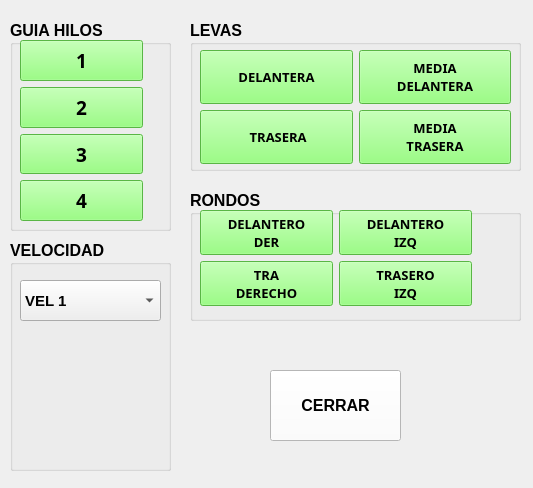
<?xml version="1.0" encoding="UTF-8"?>
<ui version="4.0">
 <class>Test</class>
 <widget class="QWidget" name="Test">
  <property name="geometry">
   <rect>
    <x>0</x>
    <y>0</y>
    <width>533</width>
    <height>488</height>
   </rect>
  </property>
  <property name="windowTitle">
   <string>Form</string>
  </property>
  <widget class="QPushButton" name="pushButton">
   <property name="geometry">
    <rect>
     <x>270</x>
     <y>370</y>
     <width>131</width>
     <height>71</height>
    </rect>
   </property>
   <property name="font">
    <font>
     <pointsize>12</pointsize>
     <weight>75</weight>
     <bold>true</bold>
    </font>
   </property>
   <property name="styleSheet">
    <string notr="true">color: rgb(0, 0, 0);
background-color: rgb(255, 255, 255);</string>
   </property>
   <property name="text">
    <string>CERRAR</string>
   </property>
  </widget>
  <widget class="QGroupBox" name="groupBox">
   <property name="geometry">
    <rect>
     <x>10</x>
     <y>20</y>
     <width>161</width>
     <height>211</height>
    </rect>
   </property>
   <property name="font">
    <font>
     <pointsize>12</pointsize>
     <weight>75</weight>
     <bold>true</bold>
    </font>
   </property>
   <property name="title">
    <string>GUIA HILOS</string>
   </property>
   <widget class="QWidget" name="layoutWidget">
    <property name="geometry">
     <rect>
      <x>10</x>
      <y>20</y>
      <width>123</width>
      <height>181</height>
     </rect>
    </property>
    <layout class="QVBoxLayout" name="verticalLayout">
     <item>
      <widget class="QPushButton" name="GUI1">
       <property name="enabled">
        <bool>true</bool>
       </property>
       <property name="sizePolicy">
        <sizepolicy hsizetype="Ignored" vsizetype="Ignored">
         <horstretch>0</horstretch>
         <verstretch>0</verstretch>
        </sizepolicy>
       </property>
       <property name="font">
        <font>
         <family>Arial Black</family>
         <pointsize>14</pointsize>
         <weight>75</weight>
         <bold>true</bold>
        </font>
       </property>
       <property name="layoutDirection">
        <enum>Qt::LeftToRight</enum>
       </property>
       <property name="autoFillBackground">
        <bool>false</bool>
       </property>
       <property name="styleSheet">
        <string notr="true">background-color: rgb(125, 255, 96);</string>
       </property>
       <property name="inputMethodHints">
        <set>Qt::ImhNone</set>
       </property>
       <property name="text">
        <string>1</string>
       </property>
       <property name="icon">
        <iconset resource="../../IMAGENES/Imagenes.qrc">
         <normaloff>:/OFF.png</normaloff>
         <normalon>:/ON.png</normalon>:/OFF.png</iconset>
       </property>
       <property name="iconSize">
        <size>
         <width>32</width>
         <height>32</height>
        </size>
       </property>
       <property name="checkable">
        <bool>true</bool>
       </property>
       <property name="checked">
        <bool>false</bool>
       </property>
       <property name="autoRepeat">
        <bool>false</bool>
       </property>
       <property name="autoExclusive">
        <bool>false</bool>
       </property>
       <property name="autoDefault">
        <bool>false</bool>
       </property>
       <property name="default">
        <bool>false</bool>
       </property>
       <property name="flat">
        <bool>false</bool>
       </property>
      </widget>
     </item>
     <item>
      <widget class="QPushButton" name="GUI2">
       <property name="enabled">
        <bool>true</bool>
       </property>
       <property name="sizePolicy">
        <sizepolicy hsizetype="Preferred" vsizetype="Preferred">
         <horstretch>0</horstretch>
         <verstretch>0</verstretch>
        </sizepolicy>
       </property>
       <property name="font">
        <font>
         <family>Arial Black</family>
         <pointsize>14</pointsize>
         <weight>75</weight>
         <bold>true</bold>
        </font>
       </property>
       <property name="layoutDirection">
        <enum>Qt::LeftToRight</enum>
       </property>
       <property name="autoFillBackground">
        <bool>false</bool>
       </property>
       <property name="styleSheet">
        <string notr="true">background-color: rgb(125, 255, 96);</string>
       </property>
       <property name="inputMethodHints">
        <set>Qt::ImhNone</set>
       </property>
       <property name="text">
        <string>2</string>
       </property>
       <property name="icon">
        <iconset resource="../../IMAGENES/Imagenes.qrc">
         <normaloff>:/OFF.png</normaloff>
         <normalon>:/ON.png</normalon>:/OFF.png</iconset>
       </property>
       <property name="iconSize">
        <size>
         <width>32</width>
         <height>32</height>
        </size>
       </property>
       <property name="checkable">
        <bool>true</bool>
       </property>
       <property name="checked">
        <bool>false</bool>
       </property>
       <property name="autoRepeat">
        <bool>false</bool>
       </property>
       <property name="autoExclusive">
        <bool>false</bool>
       </property>
       <property name="autoDefault">
        <bool>false</bool>
       </property>
       <property name="default">
        <bool>false</bool>
       </property>
       <property name="flat">
        <bool>false</bool>
       </property>
      </widget>
     </item>
     <item>
      <widget class="QPushButton" name="GUI3">
       <property name="enabled">
        <bool>true</bool>
       </property>
       <property name="sizePolicy">
        <sizepolicy hsizetype="Preferred" vsizetype="Preferred">
         <horstretch>0</horstretch>
         <verstretch>0</verstretch>
        </sizepolicy>
       </property>
       <property name="font">
        <font>
         <family>Arial Black</family>
         <pointsize>14</pointsize>
         <weight>75</weight>
         <bold>true</bold>
        </font>
       </property>
       <property name="layoutDirection">
        <enum>Qt::LeftToRight</enum>
       </property>
       <property name="autoFillBackground">
        <bool>false</bool>
       </property>
       <property name="styleSheet">
        <string notr="true">background-color: rgb(125, 255, 96);</string>
       </property>
       <property name="inputMethodHints">
        <set>Qt::ImhNone</set>
       </property>
       <property name="text">
        <string>3</string>
       </property>
       <property name="icon">
        <iconset resource="../../IMAGENES/Imagenes.qrc">
         <normaloff>:/OFF.png</normaloff>
         <normalon>:/ON.png</normalon>:/OFF.png</iconset>
       </property>
       <property name="iconSize">
        <size>
         <width>32</width>
         <height>32</height>
        </size>
       </property>
       <property name="checkable">
        <bool>true</bool>
       </property>
       <property name="checked">
        <bool>false</bool>
       </property>
       <property name="autoRepeat">
        <bool>false</bool>
       </property>
       <property name="autoExclusive">
        <bool>false</bool>
       </property>
       <property name="autoDefault">
        <bool>false</bool>
       </property>
       <property name="default">
        <bool>false</bool>
       </property>
       <property name="flat">
        <bool>false</bool>
       </property>
      </widget>
     </item>
     <item>
      <widget class="QPushButton" name="GUI4">
       <property name="enabled">
        <bool>true</bool>
       </property>
       <property name="sizePolicy">
        <sizepolicy hsizetype="Preferred" vsizetype="Preferred">
         <horstretch>0</horstretch>
         <verstretch>0</verstretch>
        </sizepolicy>
       </property>
       <property name="font">
        <font>
         <family>Arial Black</family>
         <pointsize>14</pointsize>
         <weight>75</weight>
         <bold>true</bold>
        </font>
       </property>
       <property name="layoutDirection">
        <enum>Qt::LeftToRight</enum>
       </property>
       <property name="autoFillBackground">
        <bool>false</bool>
       </property>
       <property name="styleSheet">
        <string notr="true">background-color: rgb(125, 255, 96);</string>
       </property>
       <property name="inputMethodHints">
        <set>Qt::ImhNone</set>
       </property>
       <property name="text">
        <string>4</string>
       </property>
       <property name="icon">
        <iconset resource="../../IMAGENES/Imagenes.qrc">
         <normaloff>:/OFF.png</normaloff>
         <normalon>:/ON.png</normalon>:/OFF.png</iconset>
       </property>
       <property name="iconSize">
        <size>
         <width>32</width>
         <height>32</height>
        </size>
       </property>
       <property name="checkable">
        <bool>true</bool>
       </property>
       <property name="checked">
        <bool>false</bool>
       </property>
       <property name="autoRepeat">
        <bool>false</bool>
       </property>
       <property name="autoExclusive">
        <bool>false</bool>
       </property>
       <property name="autoDefault">
        <bool>false</bool>
       </property>
       <property name="default">
        <bool>false</bool>
       </property>
       <property name="flat">
        <bool>false</bool>
       </property>
      </widget>
     </item>
    </layout>
   </widget>
  </widget>
  <widget class="QGroupBox" name="groupBox_2">
   <property name="geometry">
    <rect>
     <x>10</x>
     <y>240</y>
     <width>161</width>
     <height>231</height>
    </rect>
   </property>
   <property name="font">
    <font>
     <pointsize>12</pointsize>
     <weight>75</weight>
     <bold>true</bold>
    </font>
   </property>
   <property name="title">
    <string>VELOCIDAD</string>
   </property>
   <widget class="QComboBox" name="comboBox">
    <property name="geometry">
     <rect>
      <x>10</x>
      <y>40</y>
      <width>141</width>
      <height>41</height>
     </rect>
    </property>
    <property name="font">
     <font>
      <pointsize>11</pointsize>
     </font>
    </property>
    <item>
     <property name="text">
      <string>VEL 1</string>
     </property>
    </item>
    <item>
     <property name="text">
      <string>VEL 2</string>
     </property>
    </item>
    <item>
     <property name="text">
      <string>VEL 3</string>
     </property>
    </item>
    <item>
     <property name="text">
      <string>VEL 4</string>
     </property>
    </item>
    <item>
     <property name="text">
      <string>VEL 5</string>
     </property>
    </item>
    <item>
     <property name="text">
      <string>VEL 6</string>
     </property>
    </item>
    <item>
     <property name="text">
      <string>VEL7</string>
     </property>
    </item>
   </widget>
  </widget>
  <widget class="QGroupBox" name="groupBox_3">
   <property name="geometry">
    <rect>
     <x>190</x>
     <y>20</y>
     <width>331</width>
     <height>151</height>
    </rect>
   </property>
   <property name="font">
    <font>
     <pointsize>12</pointsize>
     <weight>75</weight>
     <bold>true</bold>
    </font>
   </property>
   <property name="title">
    <string>LEVAS</string>
   </property>
   <widget class="QWidget" name="layoutWidget">
    <property name="geometry">
     <rect>
      <x>10</x>
      <y>30</y>
      <width>311</width>
      <height>114</height>
     </rect>
    </property>
    <layout class="QGridLayout" name="gridLayout">
     <item row="0" column="0">
      <widget class="QPushButton" name="DEL">
       <property name="enabled">
        <bool>true</bool>
       </property>
       <property name="sizePolicy">
        <sizepolicy hsizetype="Preferred" vsizetype="Preferred">
         <horstretch>0</horstretch>
         <verstretch>0</verstretch>
        </sizepolicy>
       </property>
       <property name="font">
        <font>
         <family>Arial Black</family>
         <pointsize>10</pointsize>
         <weight>75</weight>
         <bold>true</bold>
        </font>
       </property>
       <property name="layoutDirection">
        <enum>Qt::LeftToRight</enum>
       </property>
       <property name="autoFillBackground">
        <bool>false</bool>
       </property>
       <property name="styleSheet">
        <string notr="true">background-color: rgb(125, 255, 96);</string>
       </property>
       <property name="inputMethodHints">
        <set>Qt::ImhNone</set>
       </property>
       <property name="text">
        <string>DELANTERA</string>
       </property>
       <property name="icon">
        <iconset resource="../../IMAGENES/Imagenes.qrc">
         <normaloff>:/OFF.png</normaloff>
         <normalon>:/ON.png</normalon>:/OFF.png</iconset>
       </property>
       <property name="iconSize">
        <size>
         <width>32</width>
         <height>32</height>
        </size>
       </property>
       <property name="checkable">
        <bool>true</bool>
       </property>
       <property name="checked">
        <bool>false</bool>
       </property>
       <property name="autoRepeat">
        <bool>false</bool>
       </property>
       <property name="autoExclusive">
        <bool>false</bool>
       </property>
       <property name="autoDefault">
        <bool>false</bool>
       </property>
       <property name="default">
        <bool>false</bool>
       </property>
       <property name="flat">
        <bool>false</bool>
       </property>
      </widget>
     </item>
     <item row="0" column="1">
      <widget class="QPushButton" name="MED_DEL">
       <property name="enabled">
        <bool>true</bool>
       </property>
       <property name="sizePolicy">
        <sizepolicy hsizetype="Preferred" vsizetype="Preferred">
         <horstretch>0</horstretch>
         <verstretch>0</verstretch>
        </sizepolicy>
       </property>
       <property name="font">
        <font>
         <family>Arial Black</family>
         <pointsize>10</pointsize>
         <weight>75</weight>
         <bold>true</bold>
        </font>
       </property>
       <property name="layoutDirection">
        <enum>Qt::LeftToRight</enum>
       </property>
       <property name="autoFillBackground">
        <bool>false</bool>
       </property>
       <property name="styleSheet">
        <string notr="true">background-color: rgb(125, 255, 96);</string>
       </property>
       <property name="inputMethodHints">
        <set>Qt::ImhNone</set>
       </property>
       <property name="text">
        <string>MEDIA
DELANTERA</string>
       </property>
       <property name="icon">
        <iconset resource="../../IMAGENES/Imagenes.qrc">
         <normaloff>:/OFF.png</normaloff>
         <normalon>:/ON.png</normalon>:/OFF.png</iconset>
       </property>
       <property name="iconSize">
        <size>
         <width>32</width>
         <height>32</height>
        </size>
       </property>
       <property name="checkable">
        <bool>true</bool>
       </property>
       <property name="checked">
        <bool>false</bool>
       </property>
       <property name="autoRepeat">
        <bool>false</bool>
       </property>
       <property name="autoExclusive">
        <bool>false</bool>
       </property>
       <property name="autoDefault">
        <bool>false</bool>
       </property>
       <property name="default">
        <bool>false</bool>
       </property>
       <property name="flat">
        <bool>false</bool>
       </property>
      </widget>
     </item>
     <item row="1" column="0">
      <widget class="QPushButton" name="TRA">
       <property name="enabled">
        <bool>true</bool>
       </property>
       <property name="sizePolicy">
        <sizepolicy hsizetype="Preferred" vsizetype="Preferred">
         <horstretch>0</horstretch>
         <verstretch>0</verstretch>
        </sizepolicy>
       </property>
       <property name="font">
        <font>
         <family>Arial Black</family>
         <pointsize>10</pointsize>
         <weight>75</weight>
         <bold>true</bold>
        </font>
       </property>
       <property name="layoutDirection">
        <enum>Qt::LeftToRight</enum>
       </property>
       <property name="autoFillBackground">
        <bool>false</bool>
       </property>
       <property name="styleSheet">
        <string notr="true">background-color: rgb(125, 255, 96);</string>
       </property>
       <property name="inputMethodHints">
        <set>Qt::ImhNone</set>
       </property>
       <property name="text">
        <string> TRASERA</string>
       </property>
       <property name="icon">
        <iconset resource="../../IMAGENES/Imagenes.qrc">
         <normaloff>:/OFF.png</normaloff>
         <normalon>:/ON.png</normalon>:/OFF.png</iconset>
       </property>
       <property name="iconSize">
        <size>
         <width>32</width>
         <height>32</height>
        </size>
       </property>
       <property name="checkable">
        <bool>true</bool>
       </property>
       <property name="checked">
        <bool>false</bool>
       </property>
       <property name="autoRepeat">
        <bool>false</bool>
       </property>
       <property name="autoExclusive">
        <bool>false</bool>
       </property>
       <property name="autoDefault">
        <bool>false</bool>
       </property>
       <property name="default">
        <bool>false</bool>
       </property>
       <property name="flat">
        <bool>false</bool>
       </property>
      </widget>
     </item>
     <item row="1" column="1">
      <widget class="QPushButton" name="MED_TRA">
       <property name="enabled">
        <bool>true</bool>
       </property>
       <property name="sizePolicy">
        <sizepolicy hsizetype="Preferred" vsizetype="Preferred">
         <horstretch>0</horstretch>
         <verstretch>0</verstretch>
        </sizepolicy>
       </property>
       <property name="font">
        <font>
         <family>Arial Black</family>
         <pointsize>10</pointsize>
         <weight>75</weight>
         <bold>true</bold>
        </font>
       </property>
       <property name="layoutDirection">
        <enum>Qt::LeftToRight</enum>
       </property>
       <property name="autoFillBackground">
        <bool>false</bool>
       </property>
       <property name="styleSheet">
        <string notr="true">background-color: rgb(125, 255, 96);</string>
       </property>
       <property name="inputMethodHints">
        <set>Qt::ImhNone</set>
       </property>
       <property name="text">
        <string>MEDIA
TRASERA</string>
       </property>
       <property name="icon">
        <iconset resource="../../IMAGENES/Imagenes.qrc">
         <normaloff>:/OFF.png</normaloff>
         <normalon>:/ON.png</normalon>:/OFF.png</iconset>
       </property>
       <property name="iconSize">
        <size>
         <width>32</width>
         <height>32</height>
        </size>
       </property>
       <property name="checkable">
        <bool>true</bool>
       </property>
       <property name="checked">
        <bool>false</bool>
       </property>
       <property name="autoRepeat">
        <bool>false</bool>
       </property>
       <property name="autoExclusive">
        <bool>false</bool>
       </property>
       <property name="autoDefault">
        <bool>false</bool>
       </property>
       <property name="default">
        <bool>false</bool>
       </property>
       <property name="flat">
        <bool>false</bool>
       </property>
      </widget>
     </item>
    </layout>
   </widget>
  </widget>
  <widget class="QGroupBox" name="groupBox_4">
   <property name="geometry">
    <rect>
     <x>190</x>
     <y>190</y>
     <width>331</width>
     <height>131</height>
    </rect>
   </property>
   <property name="font">
    <font>
     <pointsize>12</pointsize>
     <weight>75</weight>
     <bold>true</bold>
    </font>
   </property>
   <property name="title">
    <string>RONDOS</string>
   </property>
   <widget class="QWidget" name="layoutWidget">
    <property name="geometry">
     <rect>
      <x>10</x>
      <y>20</y>
      <width>272</width>
      <height>96</height>
     </rect>
    </property>
    <layout class="QGridLayout" name="gridLayout_2">
     <item row="0" column="0">
      <widget class="QPushButton" name="RON_DEL_DER">
       <property name="enabled">
        <bool>true</bool>
       </property>
       <property name="sizePolicy">
        <sizepolicy hsizetype="Preferred" vsizetype="Preferred">
         <horstretch>0</horstretch>
         <verstretch>0</verstretch>
        </sizepolicy>
       </property>
       <property name="font">
        <font>
         <family>Arial Black</family>
         <pointsize>10</pointsize>
         <weight>75</weight>
         <bold>true</bold>
        </font>
       </property>
       <property name="layoutDirection">
        <enum>Qt::LeftToRight</enum>
       </property>
       <property name="autoFillBackground">
        <bool>false</bool>
       </property>
       <property name="styleSheet">
        <string notr="true">background-color: rgb(125, 255, 96);</string>
       </property>
       <property name="inputMethodHints">
        <set>Qt::ImhNone</set>
       </property>
       <property name="text">
        <string>DELANTERO
DER</string>
       </property>
       <property name="icon">
        <iconset resource="../../IMAGENES/Imagenes.qrc">
         <normaloff>:/OFF.png</normaloff>
         <normalon>:/ON.png</normalon>:/OFF.png</iconset>
       </property>
       <property name="iconSize">
        <size>
         <width>32</width>
         <height>32</height>
        </size>
       </property>
       <property name="checkable">
        <bool>true</bool>
       </property>
       <property name="checked">
        <bool>false</bool>
       </property>
       <property name="autoRepeat">
        <bool>false</bool>
       </property>
       <property name="autoExclusive">
        <bool>false</bool>
       </property>
       <property name="autoDefault">
        <bool>false</bool>
       </property>
       <property name="default">
        <bool>false</bool>
       </property>
       <property name="flat">
        <bool>false</bool>
       </property>
      </widget>
     </item>
     <item row="0" column="1">
      <widget class="QPushButton" name="RON_DEL_IZQ">
       <property name="enabled">
        <bool>true</bool>
       </property>
       <property name="sizePolicy">
        <sizepolicy hsizetype="Preferred" vsizetype="Preferred">
         <horstretch>0</horstretch>
         <verstretch>0</verstretch>
        </sizepolicy>
       </property>
       <property name="font">
        <font>
         <family>Arial Black</family>
         <pointsize>10</pointsize>
         <weight>75</weight>
         <bold>true</bold>
        </font>
       </property>
       <property name="layoutDirection">
        <enum>Qt::LeftToRight</enum>
       </property>
       <property name="autoFillBackground">
        <bool>false</bool>
       </property>
       <property name="styleSheet">
        <string notr="true">background-color: rgb(125, 255, 96);</string>
       </property>
       <property name="inputMethodHints">
        <set>Qt::ImhNone</set>
       </property>
       <property name="text">
        <string>DELANTERO
IZQ</string>
       </property>
       <property name="icon">
        <iconset resource="../../IMAGENES/Imagenes.qrc">
         <normaloff>:/OFF.png</normaloff>
         <normalon>:/ON.png</normalon>:/OFF.png</iconset>
       </property>
       <property name="iconSize">
        <size>
         <width>32</width>
         <height>32</height>
        </size>
       </property>
       <property name="checkable">
        <bool>true</bool>
       </property>
       <property name="checked">
        <bool>false</bool>
       </property>
       <property name="autoRepeat">
        <bool>false</bool>
       </property>
       <property name="autoExclusive">
        <bool>false</bool>
       </property>
       <property name="autoDefault">
        <bool>false</bool>
       </property>
       <property name="default">
        <bool>false</bool>
       </property>
       <property name="flat">
        <bool>false</bool>
       </property>
      </widget>
     </item>
     <item row="1" column="0">
      <widget class="QPushButton" name="RON_TRA_DER">
       <property name="enabled">
        <bool>true</bool>
       </property>
       <property name="sizePolicy">
        <sizepolicy hsizetype="Preferred" vsizetype="Preferred">
         <horstretch>0</horstretch>
         <verstretch>0</verstretch>
        </sizepolicy>
       </property>
       <property name="font">
        <font>
         <family>Arial Black</family>
         <pointsize>10</pointsize>
         <weight>75</weight>
         <bold>true</bold>
        </font>
       </property>
       <property name="layoutDirection">
        <enum>Qt::LeftToRight</enum>
       </property>
       <property name="autoFillBackground">
        <bool>false</bool>
       </property>
       <property name="styleSheet">
        <string notr="true">background-color: rgb(125, 255, 96);</string>
       </property>
       <property name="inputMethodHints">
        <set>Qt::ImhNone</set>
       </property>
       <property name="text">
        <string>TRA
DERECHO</string>
       </property>
       <property name="icon">
        <iconset resource="../../IMAGENES/Imagenes.qrc">
         <normaloff>:/OFF.png</normaloff>
         <normalon>:/ON.png</normalon>:/OFF.png</iconset>
       </property>
       <property name="iconSize">
        <size>
         <width>32</width>
         <height>32</height>
        </size>
       </property>
       <property name="checkable">
        <bool>true</bool>
       </property>
       <property name="checked">
        <bool>false</bool>
       </property>
       <property name="autoRepeat">
        <bool>false</bool>
       </property>
       <property name="autoExclusive">
        <bool>false</bool>
       </property>
       <property name="autoDefault">
        <bool>false</bool>
       </property>
       <property name="default">
        <bool>false</bool>
       </property>
       <property name="flat">
        <bool>false</bool>
       </property>
      </widget>
     </item>
     <item row="1" column="1">
      <widget class="QPushButton" name="RON_TRA_IZQ">
       <property name="enabled">
        <bool>true</bool>
       </property>
       <property name="sizePolicy">
        <sizepolicy hsizetype="Preferred" vsizetype="Preferred">
         <horstretch>0</horstretch>
         <verstretch>0</verstretch>
        </sizepolicy>
       </property>
       <property name="font">
        <font>
         <family>Arial Black</family>
         <pointsize>10</pointsize>
         <weight>75</weight>
         <bold>true</bold>
        </font>
       </property>
       <property name="layoutDirection">
        <enum>Qt::LeftToRight</enum>
       </property>
       <property name="autoFillBackground">
        <bool>false</bool>
       </property>
       <property name="styleSheet">
        <string notr="true">background-color: rgb(125, 255, 96);</string>
       </property>
       <property name="inputMethodHints">
        <set>Qt::ImhNone</set>
       </property>
       <property name="text">
        <string>TRASERO
IZQ</string>
       </property>
       <property name="icon">
        <iconset resource="../../IMAGENES/Imagenes.qrc">
         <normaloff>:/OFF.png</normaloff>
         <normalon>:/ON.png</normalon>:/OFF.png</iconset>
       </property>
       <property name="iconSize">
        <size>
         <width>32</width>
         <height>32</height>
        </size>
       </property>
       <property name="checkable">
        <bool>true</bool>
       </property>
       <property name="checked">
        <bool>false</bool>
       </property>
       <property name="autoRepeat">
        <bool>false</bool>
       </property>
       <property name="autoExclusive">
        <bool>false</bool>
       </property>
       <property name="autoDefault">
        <bool>false</bool>
       </property>
       <property name="default">
        <bool>false</bool>
       </property>
       <property name="flat">
        <bool>false</bool>
       </property>
      </widget>
     </item>
    </layout>
   </widget>
  </widget>
 </widget>
 <resources>
  <include location="../../IMAGENES/Imagenes.qrc"/>
 </resources>
 <connections/>
</ui>
